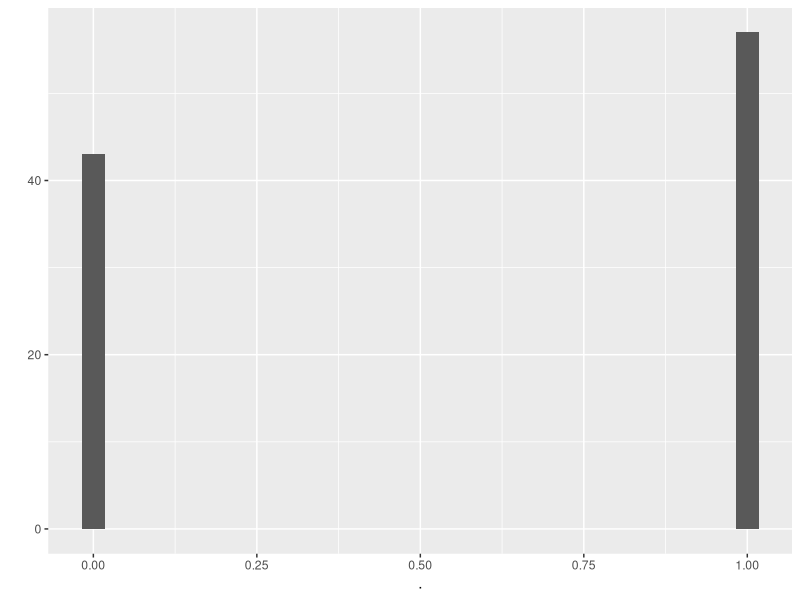
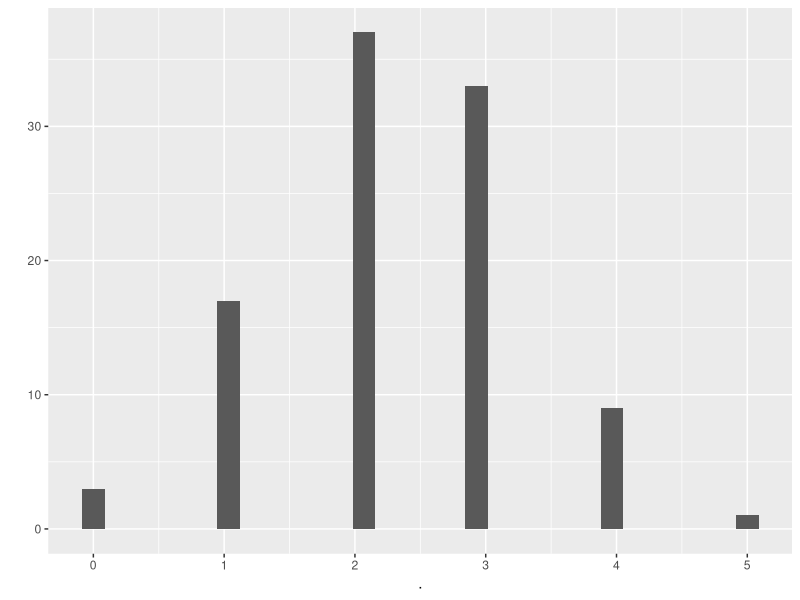

These figures' R source, in order: (Note: this script raises an error after producing the figures.)
## ---- chunk 1
library(tidyr)
library(dplyr)
library(ggplot2)
## ---- chunk 2
rbinom(size = 1, prob = 0.5, n = 1) # run this a couple of times
## ---- chunk 3
rbinom(size = 1, prob = 0.5, n = 100)
## ---- chunk 4
rbinom(size=1, prob=0.5, n = 100) %>%
  qplot()
# qplot is smart and if you give it a list of numbers, it will make you a histogram automagically
## ---- chunk 5
rbinom(size = 3, prob = 0.5, n = 1) # run this a couple of times
## ---- chunk 6
rbinom(size = 1, prob = 0.5, n = 3) # run this a couple of times
## ---- chunk 7
rbinom(size = 5, prob = 0.5, n = 100) %>%
  qplot()
## ---- chunk 8
rbinom(size = ..., prob = ..., n = ...) %>%
  qplot()
## ---- chunk 9
rbinom(size = ..., prob = ..., n = ...) %>%
  qplot()
## ---- chunk 10
dbinom(size = 1, prob = 0.5, x = 0)
## ---- chunk 11
# you can also supply a vector of outcomes
dbinom(size = 1, prob = 0.5, x = c(0,1))
## ---- chunk 12
dbinom(size = 5, prob = 0.5, x = 2)
## ---- chunk 13
dbinom(size = 5, prob = 0.5, x = c(0,1,2,3,4,5))
## ---- chunk 14
probabilities <- dbinom(size = 5, prob = 0.5, x = c(0,1,2,3,4,5))

binomial_density <- data.frame(
          values = c(0,1,2,3,4,5),
           probs = probabilities
          )

binomial_density

ggplot(binomial_density,
       aes(x = values, y = probs))+
  geom_bar(stat='identity', position=position_dodge())
## ---- chunk 15
probabilities <- pbinom(size = 5, prob = 0.5, q = c(0,1,2,3,4,5))

binomial_cumulative <- data.frame(
          values = c(0,1,2,3,4,5),
           probs = probabilities
          )

binomial_cumulative

ggplot(binomial_cumulative, 
       aes(x = values, y = probs))+
  geom_bar(stat='identity', position=position_dodge())
## ---- chunk 16

cumulative_probabilities <- c(0, 0.125, 0.25, 0.375, 0.5, 0.625, 0.75, 0.875, 1)

outcomes <- qbinom(size = 5, prob = 0.5, p = cumulative_probabilities)

binomial_quantiles <- data.frame(
          probs = cumulative_probabilities,
           values = outcomes
          )

ggplot(binomial_quantiles, 
       aes(x = probs, y = values))+
  geom_bar(stat='identity', position=position_dodge())

## ---- chunk 17

cumulative_probabilities <- c(0.025, 0.975) # 95 % quantiles

outcomes <- qbinom(size = 5, prob = 0.5, p = cumulative_probabilities)

binomial_quantiles <- data.frame(
          probs = cumulative_probabilities,
           values = outcomes
          )

ggplot(binomial_quantiles, 
       aes(x = probs, y = values))+
  geom_bar(stat='identity', position=position_dodge())

## ---- chunk 18
rmultinom(n = 1, size = 1, prob = c(0.33, 0.33, 0.33))
## ---- chunk 19
rnorm(mean = 0, sd = 1, n = 1)
## ---- chunk 20
rnorm(mean = .., sd = .., n = ..) %>%
  qplot()
## ---- chunk 21
exp(rnorm(mean = 0, sd = 1, n = 1000)) %>%
  qplot()
## ---- chunk 22
rpois(lambda = 5, n = 1000) %>% 
  qplot()
## ---- chunk 23
runif(min = 0, max = 1, n = 10000) %>%
  qplot()
## ---- chunk 24
rbeta(shape1 = ..., shape2 = ..., n = 1000) %>% 
  qplot()
